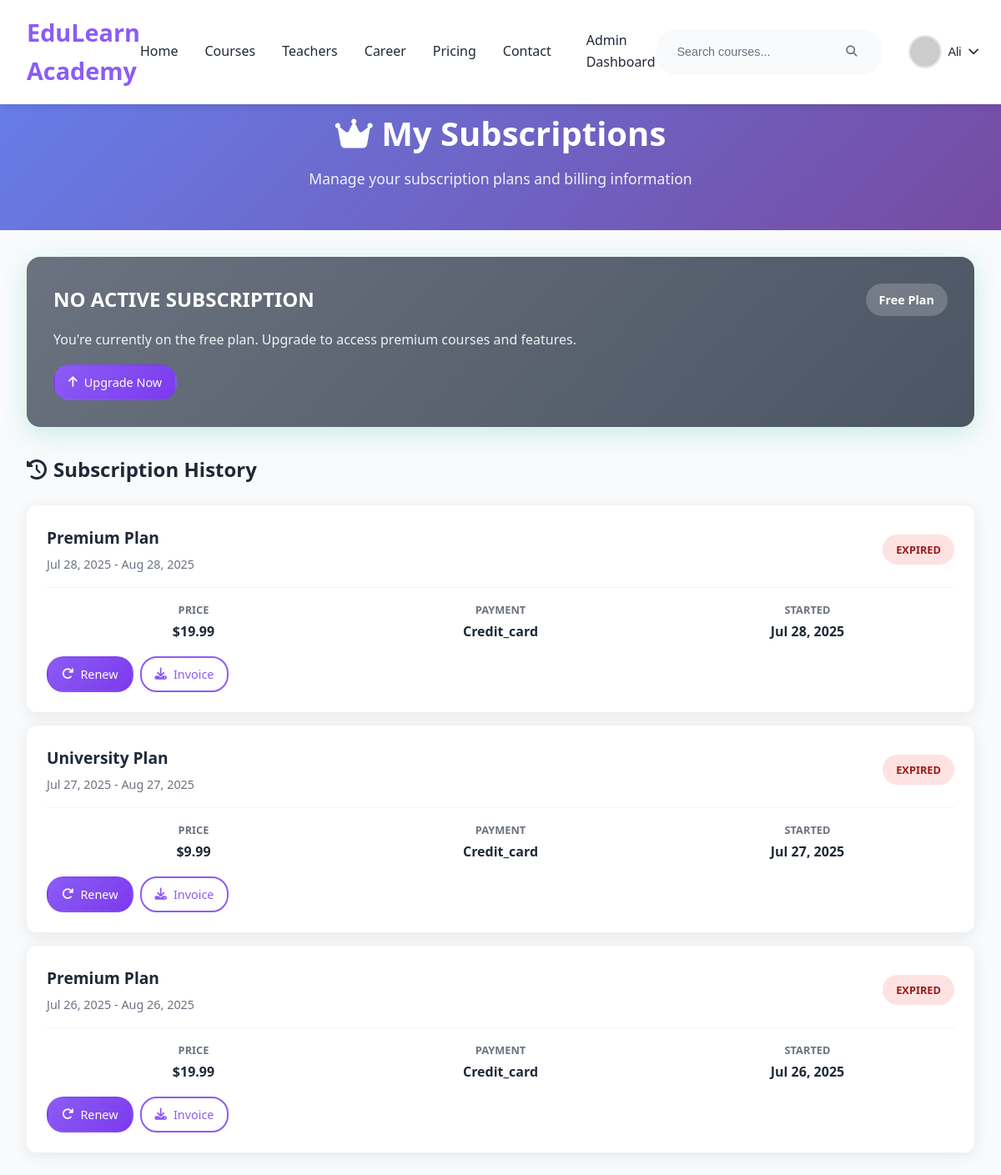
/my-subscriptions.php (signed in), run on the app's committed database.
### tables this page shows
CREATE TABLE `user_subscriptions` (
  `id` int(11) NOT NULL,
  `user_id` int(11) DEFAULT NULL,
  `subscription_type` varchar(50) DEFAULT NULL,
  `status` varchar(20) DEFAULT NULL,
  `start_date` datetime DEFAULT NULL,
  `end_date` datetime DEFAULT NULL,
  `price` decimal(10,2) DEFAULT NULL,
  `payment_method` varchar(50) DEFAULT NULL,
  `created_at` datetime DEFAULT NULL
);

### my-subscriptions.php (the view, shortened to what this page needs)
<?php
require_once 'database.php';
try {
    $pdo = getDbConnection();
} catch (Exception $e) {
    die("Database connection failed: " . $e->getMessage());
}
$user_id = $_SESSION['user_id'];
try {
    $stmt = $pdo->prepare("
        SELECT
            id,
            subscription_type,
            status,
            start_date,
            end_date,
            price,
            payment_method,
            created_at,
            CASE
                WHEN status = 'active' AND end_date > NOW() THEN 'Active'
                WHEN status = 'active' AND end_date <= NOW() THEN 'Expired'
                WHEN status = 'cancelled' THEN 'Cancelled'
                WHEN status = 'pending' THEN 'Pending'
                ELSE 'Inactive'
            END as display_status,
            DATEDIFF(end_date, NOW()) as days_remaining
        FROM user_subscriptions
        WHERE user_id = ?
        ORDER BY created_at DESC
    ");
    $stmt->execute([$user_id]);
    $subscriptions = $stmt->fetchAll(PDO::FETCH_ASSOC);
} catch (PDOException $e) {
    $subscriptions = [];
    $error_message = "Error loading subscriptions: " . $e->getMessage();
}
$current_subscription = null;
?>
<!DOCTYPE html>
<html lang="en">
<head>
    <link href="Web3.css" rel="stylesheet">
    <link href="https://cdnjs.cloudflare.com/ajax/libs/font-awesome/6.2.0/css/all.min.css" rel="stylesheet">
</head>
<body>
    <?php include 'header.php'; ?>
    <div class="container">
        <div class="page-header">
            <h1><i class="fas fa-crown"></i> My Subscriptions</h1>
            <p>Manage your subscription plans and billing information</p>
        </div>
        <div class="current-subscription <?php echo $current_subscription ? 'active' : 'none'; ?>">
            <div class="subscription-header">
                <div>
                    <div class="subscription-type">
                        <?php if ($current_subscription): ?>
                            <?php echo ucfirst($current_subscription['subscription_type']); ?> Plan
                        <?php else: ?>
                            No Active Subscription
                        <?php endif; ?>
                    </div>
                </div>
                <div class="subscription-status">
                    <?php if ($current_subscription): ?>
                        <?php echo $current_subscription['display_status']; ?>
                    <?php else: ?>
                        Free Plan
                    <?php endif; ?>
                </div>
            </div>
            <?php if ($current_subscription): ?>
                <div class="subscription-details">
                    <div class="detail-item">
                        <div class="detail-label">Days Remaining</div>
                        <div class="detail-value">
                            <?php echo max(0, $current_subscription['days_remaining']); ?> days
                        </div>
                    </div>
                    <div class="detail-item">
                        <div class="detail-label">End Date</div>
                        <div class="detail-value">
                            <?php echo date('M j, Y', strtotime($current_subscription['end_date'])); ?>
                        </div>
                    </div>
                    <div class="detail-item">
                        <div class="detail-label">Monthly Price</div>
                        <div class="detail-value">
                            $<?php echo number_format($current_subscription['price'], 2); ?>
                        </div>
                    </div>
                    <div class="detail-item">
                        <div class="detail-label">Payment Method</div>
                        <div class="detail-value">
                            <?php echo ucfirst($current_subscription['payment_method'] ?? 'N/A'); ?>
                        </div>
                    </div>
                </div>
            <?php else: ?>
                <p style="margin-top: 1rem; opacity: 0.9;">
                    You're currently on the free plan. Upgrade to access premium courses and features.
                </p>
                <div style="margin-top: 1rem;">
                    <a href="pricing.php" class="btn btn-primary">
                        <i class="fas fa-arrow-up"></i> Upgrade Now
                    </a>
                </div>
            <?php endif; ?>
        </div>
        <section>
            <h2 class="section-title">
                <i class="fas fa-history"></i>
                Subscription History
            </h2>
            <?php if (empty($subscriptions)): ?>
                <div class="empty-state">
                    <i class="fas fa-receipt"></i>
                    <h3>No Subscription History</h3>
                    <p>You haven't subscribed to any plans yet.</p>
                    <a href="pricing.php" class="btn btn-primary" style="margin-top: 1rem;">
                        View Plans
                    </a>
                </div>
            <?php else: ?>
                <div class="subscriptions-grid">
                    <?php foreach ($subscriptions as $subscription): ?>
                        <div class="subscription-card">
                            <div class="subscription-card-header">
                                <div class="subscription-info">
                                    <div class="subscription-name">
                                        <?php echo ucfirst($subscription['subscription_type']); ?> Plan
                                    </div>
                                    <div class="subscription-period">
                                        <?php echo date('M j, Y', strtotime($subscription['start_date'])); ?> -
                                        <?php echo date('M j, Y', strtotime($subscription['end_date'])); ?>
                                    </div>
                                </div>
                                <div class="status-badge status-<?php echo strtolower(str_replace(' ', '-', $subscription['display_status'])); ?>">
                                    <?php echo $subscription['display_status']; ?>
                                </div>
                            </div>
                            <div class="subscription-meta">
                                <div class="meta-item">
                                    <div class="meta-label">Price</div>
                                    <div class="meta-value">$<?php echo number_format($subscription['price'], 2); ?></div>
                                </div>
                                <div class="meta-item">
                                    <div class="meta-label">Payment</div>
                                    <div class="meta-value"><?php echo ucfirst($subscription['payment_method'] ?? 'N/A'); ?></div>
                                </div>
                                <div class="meta-item">
                                    <div class="meta-label">Started</div>
                                    <div class="meta-value"><?php echo date('M j, Y', strtotime($subscription['created_at'])); ?></div>
                                </div>
                            </div>
                            <div class="action-buttons">
                                <?php if ($subscription['display_status'] === 'Active'): ?>
                                    <a href="billing.php?action=manage&id=<?php echo $subscription['id']; ?>" class="btn btn-outline">
                                        <i class="fas fa-cog"></i> Manage
                                    </a>
                                    <a href="billing.php?action=cancel&id=<?php echo $subscription['id']; ?>" class="btn btn-outline">
                                        <i class="fas fa-times"></i> Cancel
                                    </a>
                                <?php elseif ($subscription['display_status'] === 'Expired'): ?>
                                    <a href="pricing.php" class="btn btn-primary">
                                        <i class="fas fa-redo"></i> Renew
                                    </a>
                                <?php endif; ?>
                                <a href="billing.php?action=invoice&id=<?php echo $subscription['id']; ?>" class="btn btn-outline">
                                    <i class="fas fa-download"></i> Invoice
                                </a>
                            </div>
                        </div>
                    <?php endforeach; ?>
                </div>
            <?php endif; ?>
        </section>
    </div>
</body>
</html>

### Web3.css (style rules this page uses)
* { margin: 0; padding: 0; box-sizing: border-box; }
:root { --primary-color: #8b5cf6; --secondary-color: #7c3aed; --accent-color: #a855f7; --text-dark: #1f2937; --text-light: #6b7280; --white: #ffffff; --light-bg: #faf8ff; --purple-light: #f3f4f6; --purple-dark: #6b46c1; --success-color: #10b981; --warning-color: #f59e0b; --error-color: #ef4444; --gradient: linear-gradient(135deg, #8b5cf6 0%, #7c3aed 100%); --gradient-light: linear-gradient(135deg, #f3f4f6 0%, #faf8ff 100%); --shadow-sm: 0 2px 4px rgba(139, 92, 246, 0.1); --shadow-md: 0 4px 20px rgba(139, 92, 246, 0.08); --shadow-lg: 0 8px 30px rgba(139, 92, 246, 0.15); --border-radius: 8px; --transition: all 0.3s ease; }
body { font-family: 'Segoe UI', Tahoma, Geneva, Verdana, sans-serif; line-height: 1.6; color: var(--text-dark); overflow-x: hidden; }
.btn { padding: 0.7rem 1.5rem; text-decoration: none; border: none; border-radius: var(--border-radius); font-weight: 600; cursor: pointer; transition: var(--transition); display: inline-block; text-align: center; font-size: 0.95rem; }
.btn-outline { color: var(--primary-color); border: 2px solid var(--primary-color); background: transparent; }
.btn-primary { background: var(--gradient); color: var(--white); border: 2px solid transparent; }
section { display: block; width: 100%; position: relative; }
.container { max-width: 1200px; margin: 0 auto; padding: 0 5%; }
.section-title { font-size: 2.5rem; margin-bottom: 1rem; color: var(--text-dark); font-weight: 700; text-align: center; }

### my-subscriptions.php (style rules this page uses)
body { margin-top: 80px; background: #f8fafc; font-family: 'Segoe UI', Tahoma, Geneva, Verdana, sans-serif; }
.container { max-width: 1200px; margin: 0 auto; padding: 2rem; }
.page-header { background: linear-gradient(135deg, #667eea 0%, #764ba2 100%); color: white; padding: 3rem 0; text-align: center; margin: -2rem -2rem 2rem -2rem; }
.page-header h1 { font-size: 2.5rem; margin-bottom: 0.5rem; font-weight: 700; }
.page-header p { font-size: 1.1rem; opacity: 0.9; }
.current-subscription { background: linear-gradient(135deg, #10b981 0%, #059669 100%); color: white; padding: 2rem; border-radius: 16px; margin-bottom: 2rem; box-shadow: 0 8px 30px rgba(16, 185, 129, 0.2); }
.current-subscription.none { background: linear-gradient(135deg, #6b7280 0%, #4b5563 100%); }
.subscription-header { display: flex; justify-content: space-between; align-items: center; margin-bottom: 1rem; }
.subscription-type { font-size: 1.5rem; font-weight: 700; text-transform: uppercase; }
.subscription-status { background: rgba(255, 255, 255, 0.2); padding: 0.5rem 1rem; border-radius: 20px; font-weight: 600; font-size: 0.9rem; }
.section-title { font-size: 1.5rem; font-weight: 700; color: #1f2937; margin-bottom: 1.5rem; display: flex; align-items: center; gap: 0.5rem; }
.subscriptions-grid { display: grid; gap: 1rem; }
.subscription-card { background: white; border-radius: 12px; padding: 1.5rem; box-shadow: 0 4px 20px rgba(0, 0, 0, 0.08); transition: transform 0.3s ease; }
.subscription-card-header { display: flex; justify-content: between; align-items: center; margin-bottom: 1rem; }
.subscription-info { flex: 1; }
.subscription-name { font-size: 1.2rem; font-weight: 700; color: #1f2937; margin-bottom: 0.25rem; }
.subscription-period { color: #6b7280; font-size: 0.9rem; }
.status-badge { padding: 0.5rem 1rem; border-radius: 20px; font-weight: 600; font-size: 0.8rem; text-transform: uppercase; }
.status-expired { background: #fee2e2; color: #991b1b; }
.subscription-meta { display: grid; grid-template-columns: repeat(auto-fit, minmax(120px, 1fr)); gap: 1rem; margin-top: 1rem; padding-top: 1rem; border-top: 1px solid #f3f4f6; }
.meta-item { text-align: center; }
.meta-label { font-size: 0.8rem; color: #6b7280; margin-bottom: 0.25rem; text-transform: uppercase; font-weight: 600; }
.meta-value { font-weight: 600; color: #1f2937; }
.action-buttons { display: flex; gap: 0.5rem; margin-top: 1rem; }
.btn { padding: 0.5rem 1rem; border: none; border-radius: 8px; font-weight: 600; text-decoration: none; text-align: center; transition: all 0.3s; cursor: pointer; font-size: 0.9rem; }
.btn-primary { background: #8b5cf6; color: white; }
.btn-outline { background: transparent; color: #6b7280; border: 1px solid #d1d5db; }

### data on the page
user_subscriptions: subscription_type "Premium", start_date "Jul 28, 2025", end_date "Aug 28, 2025", display_status "EXPIRED", price "19.99", payment_method "Credit_card", created_at "Jul 28, 2025"
user_subscriptions: subscription_type "University", start_date "Jul 27, 2025", end_date "Aug 27, 2025", display_status "EXPIRED", price "9.99", payment_method "Credit_card", created_at "Jul 27, 2025"
user_subscriptions: subscription_type "Premium", start_date "Jul 26, 2025", end_date "Aug 26, 2025", display_status "EXPIRED", price "19.99", payment_method "Credit_card", created_at "Jul 26, 2025"

### other printed values
$user_name "Ali"
